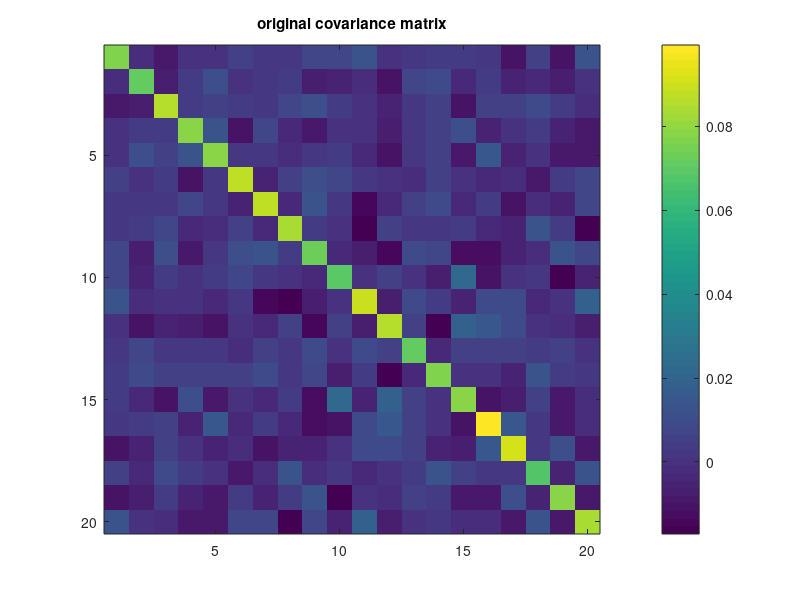

Source code (MATLAB): (Note: this script raises an error after producing the figure.)
X = rand(100,20); % 100 instance with 20 features

figure;
imagesc(cov(X)); colorbar; title('original covariance matrix');

[Xwh, mu, invMat, whMat] = whiten(X,0.0001);

figure;
imagesc(cov(Xwh)); colorbar; title('whitened covariance matrix');

Xwh2 = (X-repmat(mean(X), size(X,1),1))*whMat; 
figure;
plot(sum((Xwh-Xwh2).^2),'-rx'); title('reconstructed whitening error (should be 0)');

Xrec = Xwh*invMat + repmat(mu, size(X,1),1);
figure;
plot(sum((X-Xrec).^2),'-rx'); ylim([-1,1]); title('reconstructed data error (should be zero)');
